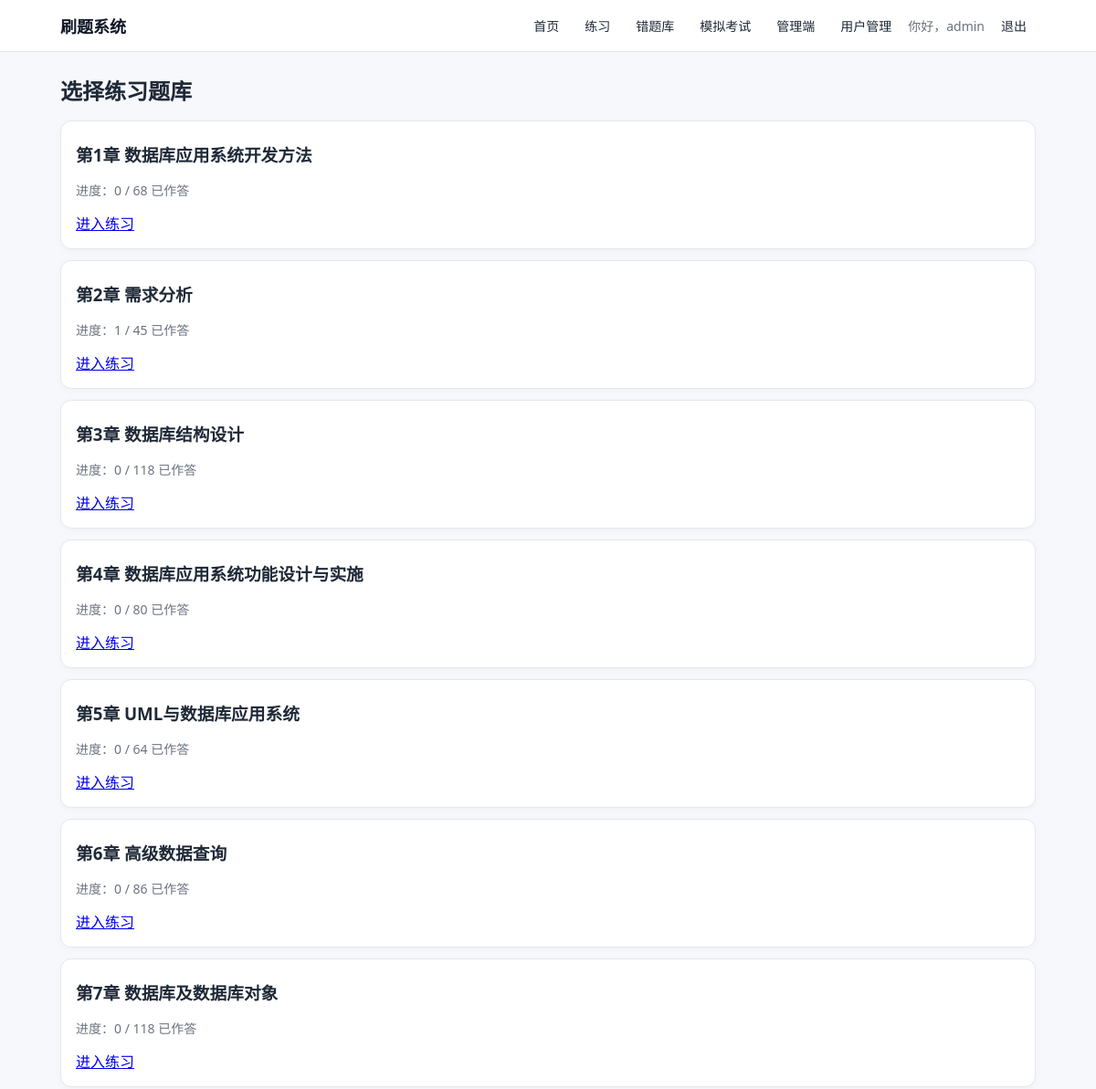
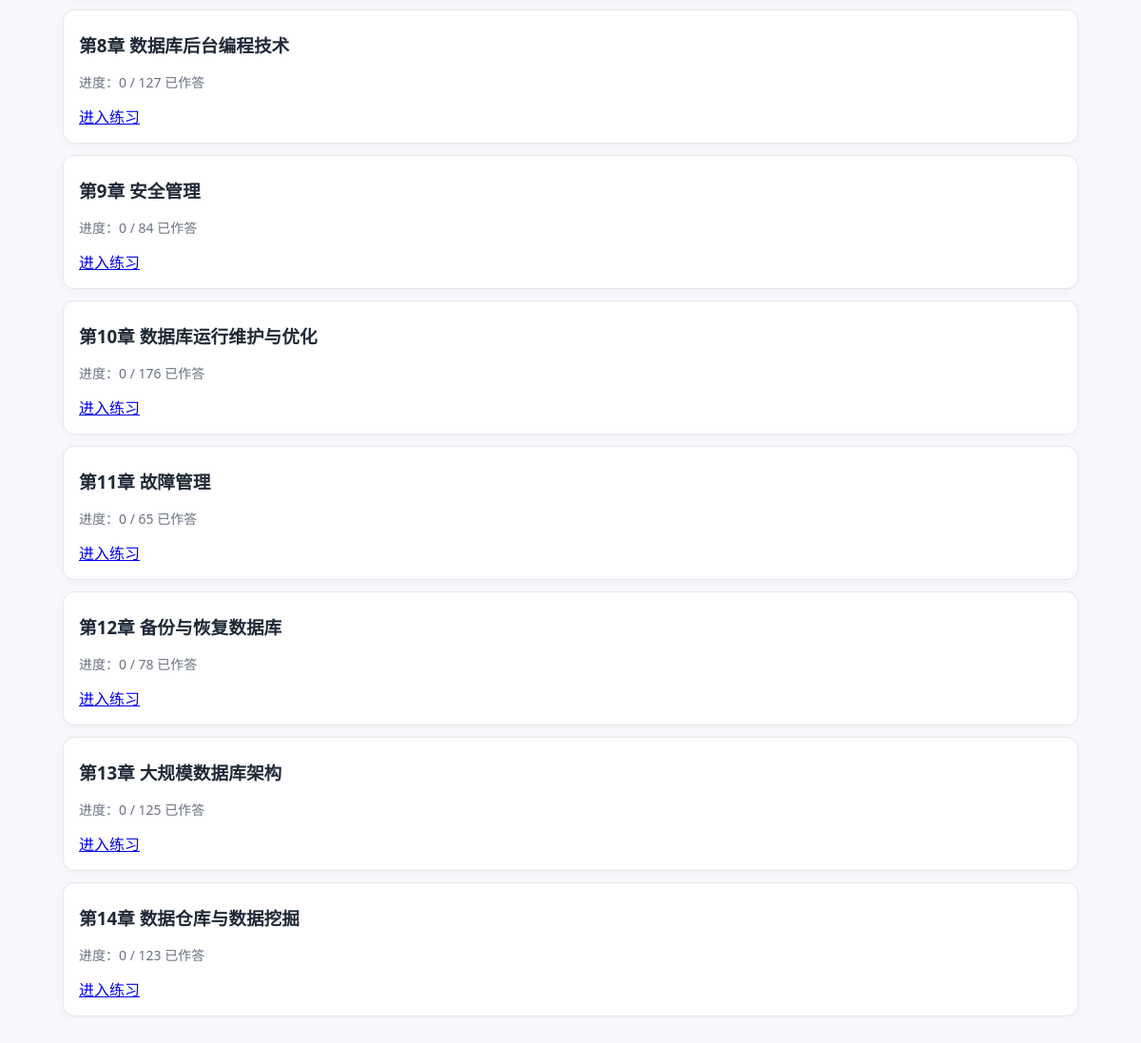
/practice (signed in), run on the app's committed database (2 pictures, top to bottom).
### app.py (models this page shows, shortened)
class User(UserMixin, db.Model):
    id = db.Column(db.Integer, primary_key=True)
    username = db.Column(db.String(80), unique=True, nullable=False)
    password_hash = db.Column(db.String(255), nullable=False)
    is_admin = db.Column(db.Boolean, default=False)

class Category(db.Model):
    id = db.Column(db.Integer, primary_key=True)
    name = db.Column(db.String(120), unique=True, nullable=False)
    description = db.Column(db.String(300), default="")
    sort_order = db.Column(db.Integer, default=0)

### app.py (the view)
@app.route("/practice")
@login_required
def practice_categories():
    categories = Category.query.order_by(Category.sort_order.asc(), Category.id.asc()).all()
    category_ids = [c.id for c in categories]
    totals = {}
    if category_ids:
        totals_rows = (
            db.session.query(Question.category_id, func.count(Question.id))
            .filter(Question.category_id.in_(category_ids))
            .group_by(Question.category_id)
            .all()
        )
        totals = {cid: total for cid, total in totals_rows}
    done = {}
    if category_ids:
        done_rows = (
            db.session.query(Question.category_id, func.count(UserQuestionStatus.id))
            .join(UserQuestionStatus, UserQuestionStatus.question_id == Question.id)
            .filter(UserQuestionStatus.user_id == current_user.id)
            .filter(UserQuestionStatus.answered.is_(True))
            .filter(Question.category_id.in_(category_ids))
            .group_by(Question.category_id)
            .all()
        )
        done = {cid: cnt for cid, cnt in done_rows}
    progress = {}
    for c in categories:
        total = totals.get(c.id, 0)
        progress[c.id] = {"done": done.get(c.id, 0), "total": total}
    return render_template("practice_categories.html", categories=categories, progress=progress)

### app.py (called while the page is built)
@login_manager.user_loader
def load_user(user_id):
    return db.session.get(User, int(user_id))

### templates/practice_categories.html (shortened to what this page needs)
{% extends "base.html" %}
{% block content %}
<h2>选择练习题库</h2>
{% for c in categories %}
  <div class="card">
    <h3>{{ c.name }}</h3>
    {% set p = progress.get(c.id) %}
    <p class="muted">
      进度：{{ p.done if p else 0 }} / {{ p.total if p else 0 }} 已作答
    </p>
    <a href="{{ url_for('practice_question', category_id=c.id) }}">进入练习</a>
  </div>
{% else %}
  <p>暂无题库。</p>
{% endfor %}
{% endblock %}

### templates/base.html (shortened to what this page needs)
<!doctype html>
<html lang="zh-CN">
<head>
</head>
<body>
  <header class="topbar">
    <div class="topbar-inner">
      <a class="brand" href="{{ url_for('index') }}">刷题系统</a>
      <nav>
        <a href="{{ url_for('index') }}">首页</a>
        {% if current_user.is_authenticated %}
          <a href="{{ url_for('practice_categories') }}">练习</a>
          <a href="{{ url_for('wrong_list') }}">错题库</a>
          <a href="{{ url_for('exam_start') }}">模拟考试</a>
          {% if current_user.is_admin %}
            <a href="{{ url_for('admin_home') }}">管理端</a>
            <a href="{{ url_for('admin_users') }}">用户管理</a>
          {% endif %}
          <span class="muted">你好，{{ current_user.username }}</span>
          <a href="{{ url_for('logout') }}">退出</a>
        {% else %}
          <a href="{{ url_for('login') }}">登录</a>
        {% endif %}
      </nav>
    </div>
  </header>
  <main class="container">
    {% block content %}{% endblock %}
  </main>
</body>
</html>

### templates/base.html (style rules this page uses)
:root { --bg: #f6f8fc; --text: #1f2937; --muted: #6b7280; --primary: #2563eb; --primary-hover: #1e4fcc; --card: #ffffff; --border: #e5e7eb; --success-bg: #e7f8ee; --success-text: #146c2e; --error-bg: #ffeaea; --error-text: #9e1b1b; }
* { box-sizing: border-box; }
body { margin: 0; font-family: "Segoe UI", "PingFang SC", Arial, sans-serif; color: var(--text); background: var(--bg); }
.container { max-width: 1100px; margin: 0 auto; padding: 16px; }
.topbar { background: #fff; border-bottom: 1px solid var(--border); position: sticky; top: 0; z-index: 50; }
.topbar-inner { max-width: 1100px; margin: 0 auto; padding: 12px 16px; display: flex; align-items: center; justify-content: space-between; gap: 12px; flex-wrap: wrap; }
.brand { font-size: 18px; font-weight: 700; color: #111827; text-decoration: none; }
nav { display: flex; align-items: center; gap: 8px; flex-wrap: wrap; }
nav a, nav span { font-size: 14px; }
nav a { text-decoration: none; color: #1f2937; padding: 6px 10px; border-radius: 6px; }
h2 { margin: 8px 0 16px; font-size: 24px; }
h3 { margin: 6px 0 10px; }
.card { background: var(--card); border: 1px solid var(--border); border-radius: 12px; padding: 16px; margin: 12px 0; box-shadow: 0 2px 8px rgba(0, 0, 0, 0.03); }
.muted { color: var(--muted); font-size: 14px; }

### data on the page
User: username "admin"
Category: name "第1章 数据库应用系统开发方法", done "0", total "68"
Category: name "第2章 需求分析", done "1", total "45"
Category: name "第3章 数据库结构设计", done "0", total "118"
Category: name "第4章 数据库应用系统功能设计与实施", done "0", total "80"
Category: name "第5章 UML与数据库应用系统", done "0", total "64"
Category: name "第6章 高级数据查询", done "0", total "86"
Category: name "第7章 数据库及数据库对象", done "0", total "118"
Category: name "第8章 数据库后台编程技术", done "0", total "127"
Category: name "第9章 安全管理", done "0", total "84"
Category: name "第10章 数据库运行维护与优化", done "0", total "176"
Category: name "第11章 故障管理", done "0", total "65"
Category: name "第12章 备份与恢复数据库", done "0", total "78"
Category: name "第13章 大规模数据库架构", done "0", total "125"
Category: name "第14章 数据仓库与数据挖掘", done "0", total "123"
